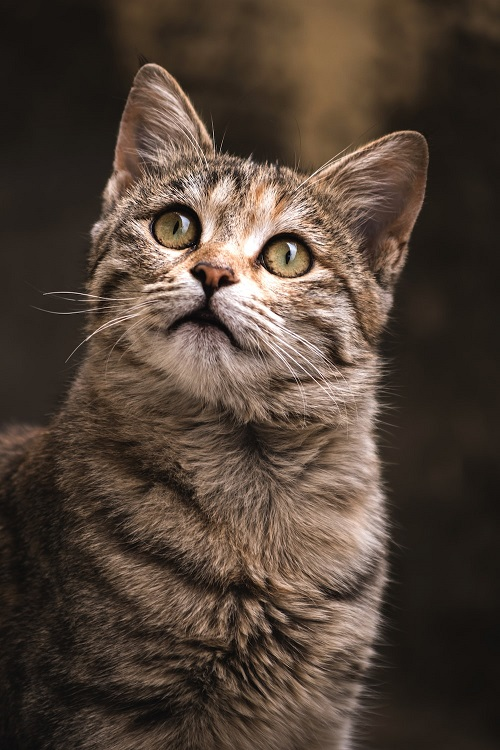
#> input picture assignment01/assets/cat1.jpg, 500 x 750 px
$ python similarity.py
#> lines starting #> are read from the running program, lines starting #| are printed output that depends on the picture; long printed decimals are rounded
import cv2

# Load the image
img = cv2.imread('assets/cat1.jpg')
#> img is the input picture: shape (750, 500, 3); mean B, G, R 55, 66, 81

# Define the scale factor
scale = 1.0

# Define the rotation angle in degrees
angle = 45

# Define the translation amount in pixels
tx, ty = 50, -30

# Calculate the center of the image
h, w = img.shape[:2]
#> h = 750; w = 500
center = (w / 2, h / 2)
#> center = (250, 375)

# Define the similarity matrix
M = cv2.getRotationMatrix2D(center, angle, scale)
print(M)
#| [[   0.7071    0.7071 -191.942]
#|  [  -0.7071    0.7071  286.612]]
M[0, 2] += tx
M[1, 2] += ty

# Apply the similarity affine transformation
result = cv2.warpAffine(img, M, (w, h))
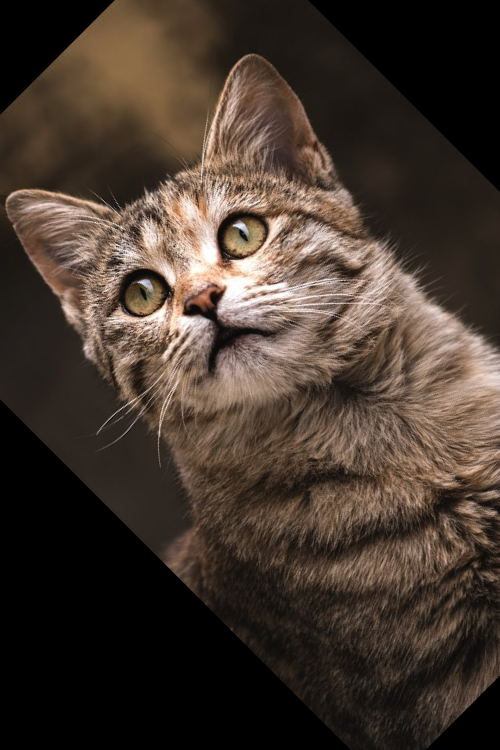
#> result: shape (750, 500, 3); mean B, G, R 46.4, 55.7, 68.4

# Display the original and result images
cv2.imshow('Original Image', img)
cv2.imshow('Result Image', result)
cv2.waitKey(0)
cv2.destroyAllWindows()
